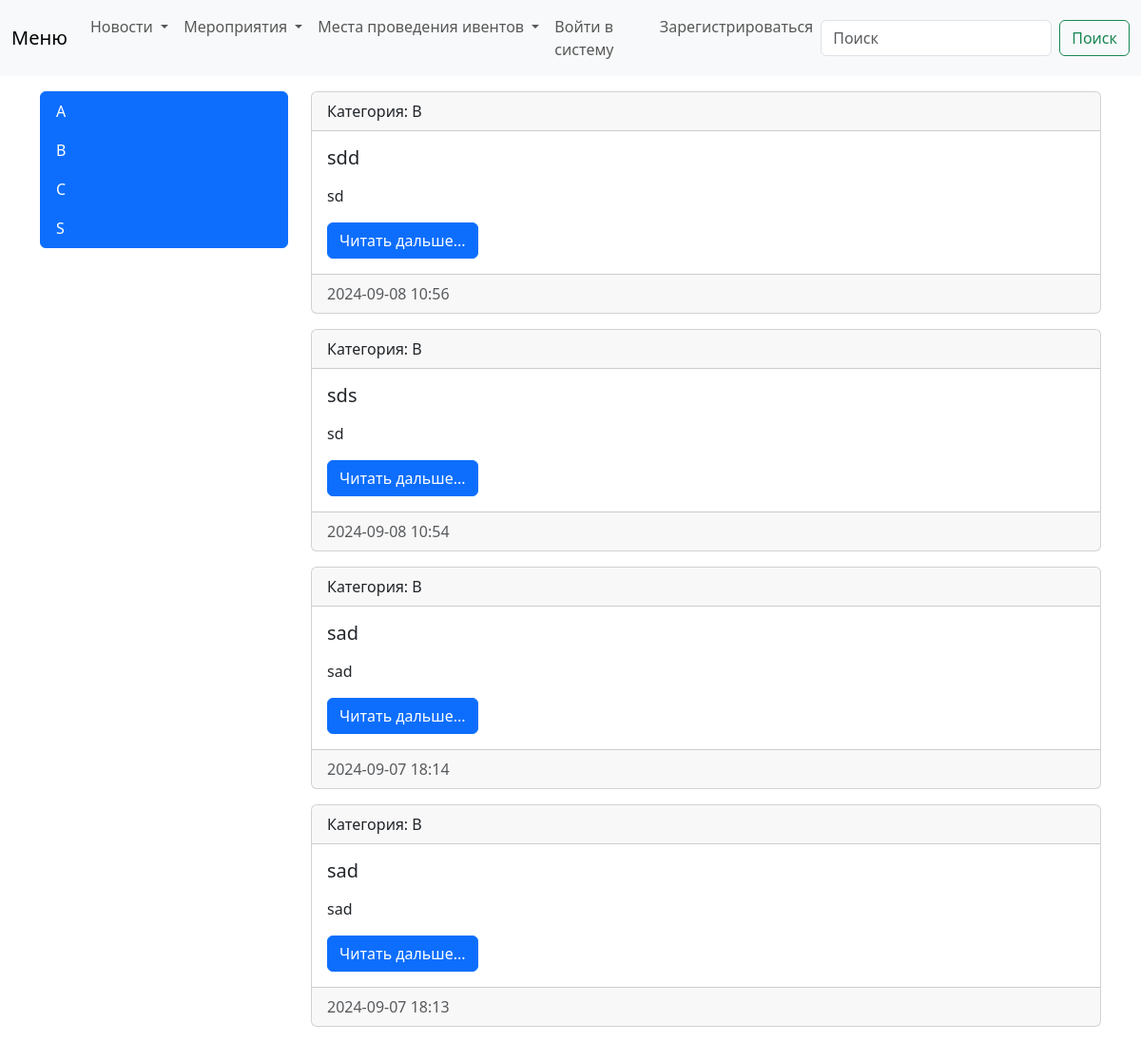
Page /news/category/3/ on the earlier database version.
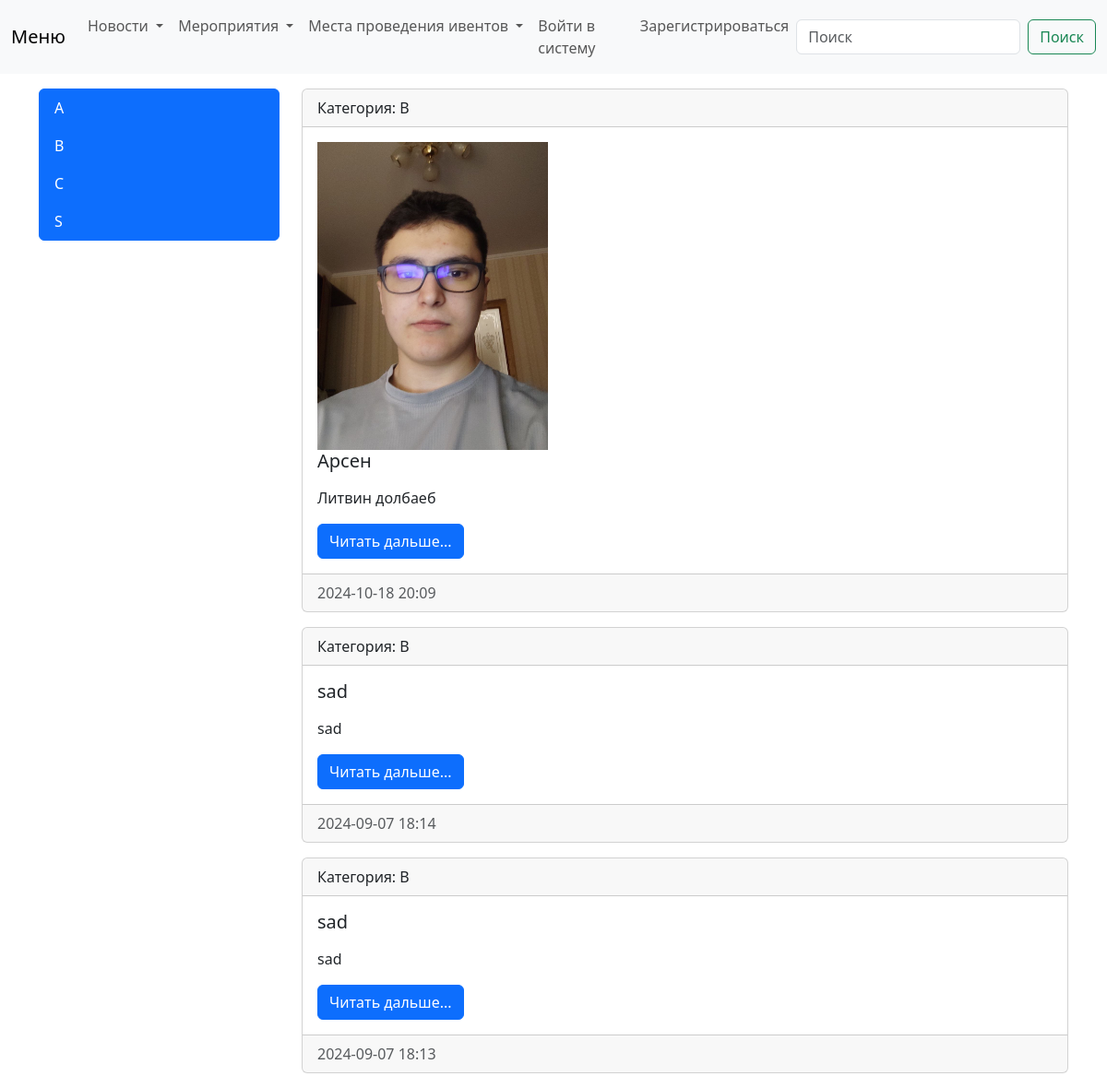
Same page on the later database version.
### news/models.py (models this page shows, shortened)
class Category(models.Model):
    title = models.CharField(max_length=150, db_index=True, verbose_name='Наименование категории')
    def get_absolute_url(self):
        return reverse('category', kwargs={'category_id': self.pk})
    def __str__(self):
        return self.title
    class Meta:
        verbose_name = 'Категория'
        verbose_name_plural = 'Категории'
        ordering = ['title']

class News(models.Model):
    title = models.CharField(max_length=150, verbose_name='Наименование новости')
    content = models.TextField(blank=True, verbose_name='Контент') #Необазетельно к заполнению
    created_at = models.DateTimeField(auto_now_add=True, verbose_name='Дата публикации')
    updated_at = models.DateTimeField(auto_now=True, verbose_name='Обновлено') # Просмотр даты редактирования новости
    photo = models.ImageField(upload_to='photos/%Y/%m/%d/', verbose_name='Фото', blank=True)
    is_published = models.BooleanField(default=True, verbose_name='Опубликовано')
    category = models.ForeignKey('Category', on_delete=models.PROTECT, null=True)
    def get_absolute_url(self):
        return reverse('view_news', kwargs={'news_id': self.pk})
    class Meta:
        verbose_name = 'Новость'
        verbose_name_plural = 'Новости'
        ordering = ['-created_at']

### news/views.py (the view)
# urls.py: path('category/<int:category_id>/', get_category, name="category"),
def get_category(request, category_id):
    news = News.objects.filter(category_id=category_id)
    category = Category.objects.get(pk=category_id)
    return render(request, 'news/category.html', {'news': news, 'category': category})

### news/templatetags/news_tags.py (called while the page is built)
@register.simple_tag()
def get_categories():
    return Category.objects.all()

### news/templates/news/category.html (shortened to what this page needs)
{% extends "base.html" %}
{% block content %}
{% for item in news %}
<div class=" card mb-3">
    <div class="card-header">
        Категория: {{ item.category }}
    </div>
    <div class="card-body">
        <div class="media">
            {% if item.photo %}
            <img src="{{ item.photo.url }}" alt="" width="250">
            {% endif %}
            <div class="media-boby">
                <h5 class="card-title">{{ item.title }}</h5>
                <p class="card-text">{{ item.content|linebreaks }}</p>
                <a href='{{ item.get_absolute_url }}' class="btn btn-primary">Читать дальше...</a>
            </div>
        </div>
    </div>
    {% block footer %}
    <div class="card-footer text-body-secondary">
        {{ item.created_at|date:"Y-m-d H:i" }}
    </div>
    {% endblock %}
</div>
{% endfor %}
{% endblock %}

### templates/inc/_sidebar.html
{% load news_tags %}
<div class="list-group">
    {% get_categories as categories %}
    {% for item in categories %}
    <a href='{{ item.get_absolute_url }}' class="list-group-item list-group-item-action active">{{ item.title }}</a>
    {% endfor %}
</div>

Differences in the rows shown:
removed News: category "B", title "sdd", content "sd", created_at "2024-09-08 10:56"
removed News: category "B", title "sds", content "sd", created_at "2024-09-08 10:54"
added News: category "B", photo (picture), title "Арсен", content "Литвин долбаеб", created_at "2024-10-18 20:09"
